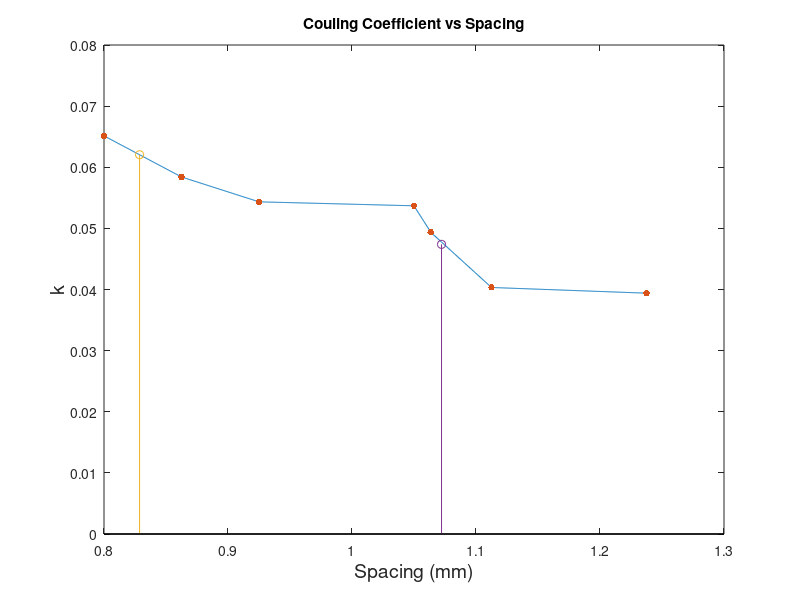

Reproduce this figure in MATLAB. (Note: this script raises an error after producing the figure.)
close all;
clc;
offset = [0.8;
0.8625;
0.925;
1.05;
1.0636;
1.1125;
1.2375;
];
K = [0.065134483;
0.058409536;
0.054341719;
0.053693976;
0.049346249;
0.040330893;
0.039400062;
];

x = min(offset):0.0005:max(offset);
y = interp1(offset, K, x, 'linear');
plot(x, y, '-');
title("Couling Coefficient vs Spacing");
xlabel("Spacing (mm)","FontSize",14);
ylabel("k", "FontSize", 14);
hold on;

plot(offset, K, '.', 'MarkerSize', 15);

% Value for interpolation
desired_K  = 0.062047;
desired_K2 = 0.047389;

% Interpolate the offset value for the given Qext
interpolated_offset = interp1(K, offset, desired_K, 'linear');
interpolated_offset2 = interp1(K, offset, desired_K2, 'linear');

stem(interpolated_offset, desired_K);
stem(1.0722, desired_K2);
yline(desired_K, '-', "Offset = " + interpolated_offset + " mm for k = " + desired_K);
yline(desired_K2, '-', "Offset = " +  1.0722 + " mm for k = " + desired_K2);

disp(['Interpolated Offset for K = ', num2str(desired_K), ' is ', num2str(interpolated_offset), ' mm.']);
disp(['Interpolated Offset for K = ', num2str(desired_K2), ' is ', num2str(interpolated_offset2), ' mm.']);
